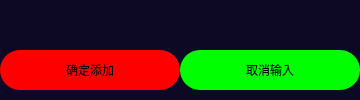
                         <widget class="QFrame" name="frame_47">
                          <property name="minimumSize">
                           <size>
                            <width>0</width>
                            <height>60</height>
                           </size>
                          </property>
                          <property name="maximumSize">
                           <size>
                            <width>16777215</width>
                            <height>100</height>
                           </size>
                          </property>
                          <property name="styleSheet">
                           <string notr="true">QFrame {
	background-color: rgb(13, 9, 36);
	border: none;
	border-radius: 20px;
}
</string>
                          </property>
                          <property name="frameShape">
                           <enum>QFrame::StyledPanel</enum>
                          </property>
                          <property name="frameShadow">
                           <enum>QFrame::Raised</enum>
                          </property>
                          <layout class="QHBoxLayout" name="horizontalLayout_23">
                           <property name="spacing">
                            <number>0</number>
                           </property>
                           <property name="leftMargin">
                            <number>0</number>
                           </property>
                           <property name="topMargin">
                            <number>0</number>
                           </property>
                           <property name="rightMargin">
                            <number>0</number>
                           </property>
                           <property name="bottomMargin">
                            <number>10</number>
                           </property>
                           <item alignment="Qt::AlignBottom">
                            <widget class="QFrame" name="frame_48">
                             <property name="styleSheet">
                              <string notr="true">QFrame {
	background-color: rgb(13, 9, 36);
	border: none;
	border-radius: 20px;
}
</string>
                             </property>
                             <property name="frameShape">
                              <enum>QFrame::StyledPanel</enum>
                             </property>
                             <property name="frameShadow">
                              <enum>QFrame::Raised</enum>
                             </property>
                             <layout class="QHBoxLayout" name="horizontalLayout_25">
                              <property name="spacing">
                               <number>0</number>
                              </property>
                              <property name="leftMargin">
                               <number>0</number>
                              </property>
                              <property name="topMargin">
                               <number>0</number>
                              </property>
                              <property name="rightMargin">
                               <number>0</number>
                              </property>
                              <property name="bottomMargin">
                               <number>0</number>
                              </property>
                              <item alignment="Qt::AlignVCenter">
                               <widget class="QPushButton" name="Btn_add_clients">
                                <property name="enabled">
                                 <bool>true</bool>
                                </property>
                                <property name="sizePolicy">
                                 <sizepolicy hsizetype="Fixed" vsizetype="Preferred">
                                  <horstretch>0</horstretch>
                                  <verstretch>0</verstretch>
                                 </sizepolicy>
                                </property>
                                <property name="minimumSize">
                                 <size>
                                  <width>180</width>
                                  <height>40</height>
                                 </size>
                                </property>
                                <property name="maximumSize">
                                 <size>
                                  <width>180</width>
                                  <height>40</height>
                                 </size>
                                </property>
                                <property name="styleSheet">
                                 <string notr="true">QPushButton{	
	background-color: rgb(255, 0, 0);
	font: 700 18pt &quot;等线&quot;;
	border-radius: 20px;
}
QPushButton:hover{
	border: 3px solid rgb(255, 200, 0);  
}
QPushButton:pressed{
	color: green;
	border-color: blueviolet;
    background-color: rgb(85, 0, 255);
}
QPushButton:disabled{
	color: rgb(31, 31, 31);
    background-color: rgb(152, 152, 152);
}</string>
                                </property>
                                <property name="text">
                                 <string>确定添加</string>
                                </property>
                                <property name="iconSize">
                                 <size>
                                  <width>20</width>
                                  <height>20</height>
                                 </size>
                                </property>
                                <property name="checkable">
                                 <bool>true</bool>
                                </property>
                                <property name="checked">
                                 <bool>false</bool>
                                </property>
                               </widget>
                              </item>
                             </layout>
                            </widget>
                           </item>
                           <item alignment="Qt::AlignBottom">
                            <widget class="QFrame" name="frame_52">
                             <property name="styleSheet">
                              <string notr="true">QFrame {
	background-color: rgb(13, 9, 36);
	border: none;
	border-radius: 20px;
}
</string>
                             </property>
                             <property name="frameShape">
                              <enum>QFrame::StyledPanel</enum>
                             </property>
                             <property name="frameShadow">
                              <enum>QFrame::Raised</enum>
                             </property>
                             <layout class="QHBoxLayout" name="horizontalLayout_27">
                              <property name="spacing">
                               <number>0</number>
                              </property>
                              <property name="leftMargin">
                               <number>0</number>
                              </property>
                              <property name="topMargin">
                               <number>0</number>
                              </property>
                              <property name="rightMargin">
                               <number>0</number>
                              </property>
                              <property name="bottomMargin">
                               <number>0</number>
                              </property>
                              <item alignment="Qt::AlignVCenter">
                               <widget class="QPushButton" name="Btn_cancel_input_clients">
                                <property name="enabled">
                                 <bool>true</bool>
                                </property>
                                <property name="sizePolicy">
                                 <sizepolicy hsizetype="Minimum" vsizetype="Minimum">
                                  <horstretch>0</horstretch>
                                  <verstretch>0</verstretch>
                                 </sizepolicy>
                                </property>
                                <property name="minimumSize">
                                 <size>
                                  <width>180</width>
                                  <height>40</height>
                                 </size>
                                </property>
                                <property name="maximumSize">
                                 <size>
                                  <width>180</width>
                                  <height>40</height>
                                 </size>
                                </property>
                                <property name="styleSheet">
                                 <string notr="true">QPushButton{	
	background-color: rgb(0, 255, 0);
	font: 700 18pt &quot;等线&quot;;
	border-radius: 20px;
}
QPushButton:hover{
	border: 3px solid rgb(255, 200, 0);  
}
QPushButton:pressed{
	color: green;
	border-color: rgb(255, 0, 0);
    background-color: rgb(255, 255, 0);
}
QPushButton:disabled{
	color: rgb(31, 31, 31);
    background-color: rgb(152, 152, 152);
}</string>
                                </property>
                                <property name="text">
                                 <string>取消输入</string>
                                </property>
                                <property name="iconSize">
                                 <size>
                                  <width>19</width>
                                  <height>20</height>
                                 </size>
                                </property>
                               </widget>
                              </item>
                             </layout>
                            </widget>
                           </item>
                          </layout>
                         </widget>
